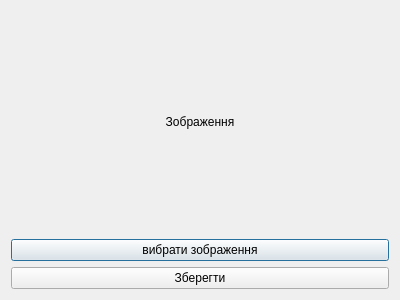
<?xml version="1.0" encoding="UTF-8"?>
<ui version="4.0">
 <class>ChangeImgDialog</class>
 <widget class="QDialog" name="ChangeImgDialog">
  <property name="geometry">
   <rect>
    <x>0</x>
    <y>0</y>
    <width>400</width>
    <height>300</height>
   </rect>
  </property>
  <property name="windowTitle">
   <string>Змінити зображення персонажа</string>
  </property>
  <layout class="QVBoxLayout" name="verticalLayout">
   <item>
    <widget class="QLabel" name="PreviewLb">
     <property name="text">
      <string>Зображення</string>
     </property>
     <property name="alignment">
      <set>Qt::AlignmentFlag::AlignCenter</set>
     </property>
    </widget>
   </item>
   <item>
    <widget class="QPushButton" name="chooseBtn">
     <property name="text">
      <string>вибрати зображення</string>
     </property>
    </widget>
   </item>
   <item>
    <widget class="QPushButton" name="saveBtn">
     <property name="text">
      <string>Зберегти</string>
     </property>
    </widget>
   </item>
  </layout>
 </widget>
 <resources/>
 <connections/>
</ui>
